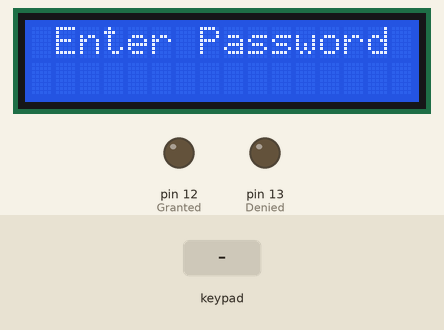
Recording of a sketch running on a simulated Arduino Uno, built with avr-gcc and run on an emulated ATmega328P. Parts: 16×2 character LCD, output pins drawn as LEDs (lit = HIGH). The test bench sets the inputs (shaded band). What the sketch prints to the serial monitor is not drawn.

Above: at 1.2 s.
1.3 s: keypad keys 1 2 3 4 5 6 # pressed 0.4 s apart
At 4.5 s:
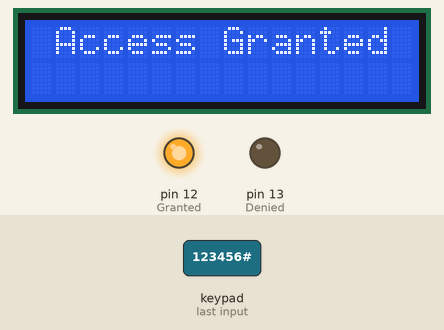
5.6 s: keypad keys 1 0 9 8 7 * pressed 0.4 s apart
At 8.8 s:
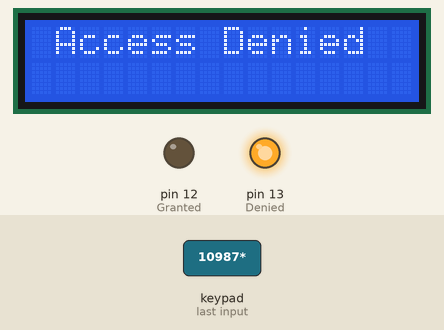
11.0 s: key '1' pressed
At 12.1 s:
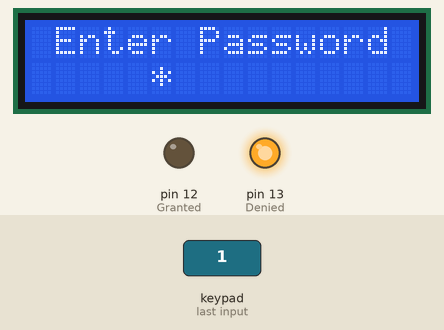
12.5 s: key '2' pressed
At 13.5 s:
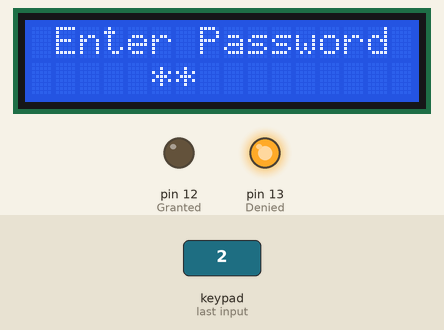
14.0 s: key '3' pressed
At 14.4 s:
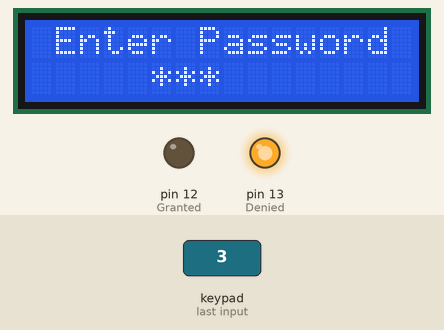
15.5 s: keypad keys 1 2 3 4 5 6 pressed 0.4 s apart
At 16.11 s:
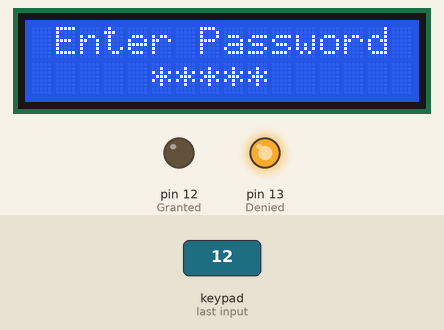
Timing chart, 0 to 18.5 s (numbered marks = the images above; inputs shaded):
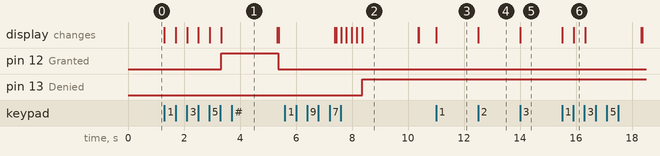

The sketch:

SmartHomeSecurity.ino
```cpp
#include <Keypad.h>
#include <Wire.h>
#include <LiquidCrystal_I2C.h>

#define Password_Lenght 7 // Give enough room for six chars + NULL char
#define TagID 2 //Number of Tags

byte Granted=12, Denied=13; //Signals OUTPUT for RFID
//----------Variable for KeypadPassword----------//
LiquidCrystal_I2C lcd(0x27,16,2);
char Master[Password_Lenght] = "123456";
char Data[Password_Lenght]; // 6 is the number of chars it can hold + the null char = 7
byte data_count=0, master_count=0, incorrect_count=0;
bool Pass_is_good;
char customKey;
const byte ROWS = 4;
const byte COLS = 4;
char keys[ROWS][COLS] = {
                        {'1','2','3','A'},
                        {'4','5','6','B'},
                        {'7','8','9','C'},
                        {'*','0','#','D'}
                        };
byte rowPins[ROWS] = {10,9,8,7}; //connect to the row pinouts of the keypad
byte colPins[COLS] = {6,5,4,3}; //connect to the column pinouts of the keypad
//Keypad (Left -> Right): 10 9 8 7 6 5 4 3

//----------Variable for FRID----------//
long AuthorizedTagID[TagID] ={11701234};//Authorized TagID
int flag=0,RX_Flag=0;//flag: start storing data, RX_flag: reading process finished
char Code[14];
long Num=0; //the requesting TagID
//--------------------//
Keypad customKeypad( makeKeymap(keys), rowPins, colPins, ROWS, COLS); //initialize an instance of class NewKeypad

void setup()
{
  pinMode(Granted,OUTPUT);
  pinMode(Denied,OUTPUT);
  Serial.begin(9600);
  lcd.init();// initialize the lcd
  lcd.backlight();
  Serial.println("This is used to check and verify the RFID Tag. RFID Tag: 11701234");
  Serial.println("--------------------");
}

void Read_ID() //The read Tag is Code[]
{
    int i;
    for(i=0;(Serial.available()>0);i++)
    {
      char temp=Serial.read();
      delay(4);             //DO NOT delete this delay
      if(temp==2)  //recieve the start bit
      {
        flag=1;i=0;
      }
      if(flag==1)//detect the start bit and recieve data
      {
        if(temp==3)//detect the end bit
        {
          flag=0;  //zero clearing
          RX_Flag=1;  //complete the reading process, set RX_Flag
          break;  //break out of for loop
        }
        Code[i]=temp;
      }
    }
}

void AccessGranted()
{
  lcd.clear();
  lcd.setCursor(1, 0);
  lcd.print("Access Granted");
  incorrect_count=0;
  //----Serial Monitor----//
  Serial.println("Access Granted");
  Serial.println("--------------------");

  digitalWrite(Granted,HIGH);
  digitalWrite(Denied,LOW);
}

void AccessDenied()
{
  incorrect_count++;
  lcd.clear();
  lcd.setCursor(1, 0);
  lcd.print("Access Denied");
  //----Serial Monitor----//
  Serial.println("Access Denied");
  Serial.println("--------------------");

  digitalWrite(Denied,HIGH);
  digitalWrite(Granted,LOW);
}

void clearData()
{
  while(data_count !=0)
  {   // This can be used for any array size,
    Data[data_count--] = 0; //clear array for new data
  }
  return;
}

void lockGate()
{
  digitalWrite(Granted,LOW);
  digitalWrite(Denied,LOW);
  customKey=0;
  clearData();
  RX_Flag=0;
  Num=0;
  lcd.clear();
  lcd.setCursor(3,0);
  lcd.print("Gate locked");
  delay(2000);
  lcd.clear();
}

void loop()
{
  lcd.setCursor(1,0);
  lcd.print("Enter Password");

  customKey = customKeypad.getKey();
  if (customKey=='#') lockGate();
  if (customKey) // makes sure a key is actually pressed, equal to (customKey != NO_KEY)
  {
    Data[data_count] = customKey; // store char into data array
    lcd.setCursor(data_count+5, 1); // move cursor to show each new char
    lcd.print("*"); // print char at said cursor
    data_count++; // increment data array by 1 to store new char, also keep track of the number of chars entered
  }

  if(data_count == Password_Lenght-1) // if the array index is equal to the number of expected chars, compare data to master
  {
    if(!strcmp(Data, Master)) //  Password is correct
    {
      AccessGranted();
    }
    else
    {
      AccessDenied();
    }
    delay(2000);// added 1 second delay to make sure the password is completely shown on screen before it gets cleared.
    lcd.clear();
    clearData();
  }

  //----------Program section for the RFID----------//
  int i;
  Read_ID();
  if(RX_Flag==1)
  {
    Serial.print("Decrypted ID Code: ");
    for(i=5;i<11;i++) //Convert char to integer    //Refer to ASCII chart //Only take character from 5->11 of the Code[]
    {
      Serial.print(Code[i]);
      Num<<=4;
      if(Code[i]>64)  Num+=((Code[i])-55); //('A'=65)
      else Num+=((Code[i])-48); //char 0:9 <-> int 48:57
    }
    Serial.println("");
    Serial.print("Requesting ID: ");  Serial.println(Num);
    if((Num==AuthorizedTagID[0])||(Num==AuthorizedTagID[1]))  AccessGranted();
    else  AccessDenied();
    delay(2000);// added 1 second delay to make sure the password is completely shown on screen before it gets cleared.
    lcd.clear();
    clearData();
  }
  while(Serial.read()>0){;}
  RX_Flag=0;
  Num=0;
  //---Overflowed with error---//
  if(incorrect_count==3)
  {
    incorrect_count=0;
    lcd.clear();
    lcd.setCursor(0,0);
    lcd.print("Please wait 10s");
    lcd.setCursor(2,1);
    lcd.print("to try again");
    delay(10000);
    lcd.clear();
  }
}
```

Measured:
- after the input at 1.3 s, pin 12 (Granted): LOW → HIGH after 2.0 s, → LOW 2.0 s later; the display: first changes at once (image 1 shows a later state)
- after the input at 5.6 s, pin 13 (Denied): LOW → HIGH after 2.8 s; the display: first differs from a run without the input after 1.8 s (image 2 shows a later state)
- after the input at 11.0 s, the display: changes at once (image 3)
- after the input at 12.5 s, the display: changes at once (image 4)
- after the input at 14.0 s, the display: changes at once (image 5)
- after the input at 15.5 s, the display: first changes at once (image 6 shows a later state)
- what the display in image 2 shows lasts 2.0 s, from 8.4 s to 10.4 s
